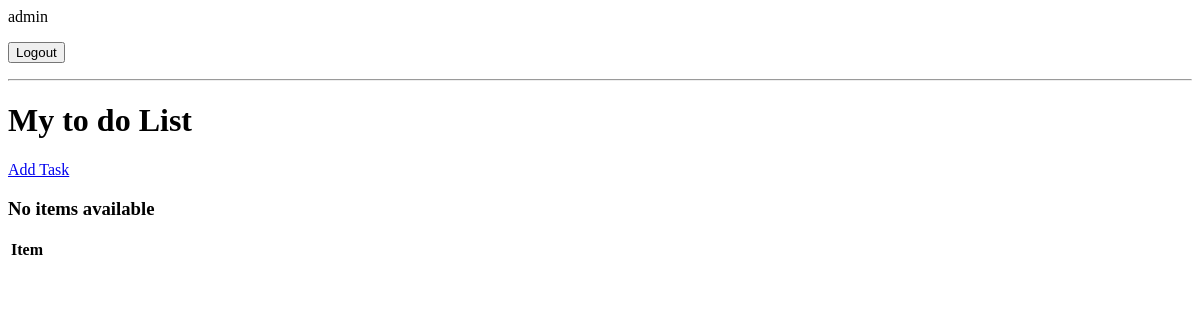
Page / (signed in) on the earlier database version.
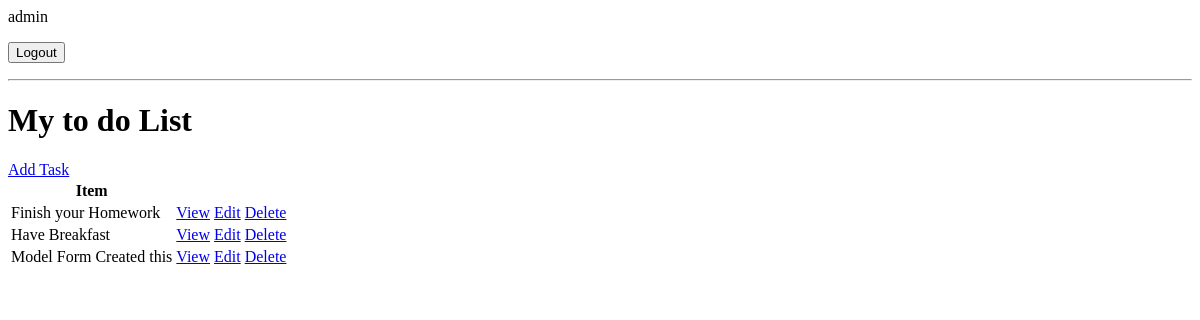
Same page on the later database version.
### base/models.py (models this page shows, shortened)
class Task(models.Model):
    user=models.ForeignKey(User, on_delete=models.CASCADE,null=True,blank=True)
    title=models.CharField(max_length=200)
    description=models.TextField(null=True,blank=True)
    complete=models.BooleanField(default=False)
    created=models.DateTimeField(auto_now_add=True)
    class Meta:
        ordering=['complete']

### base/views.py (the view)
# urls.py: path('', TaskList.as_view(), name='tasks'),
class TaskList(LoginRequiredMixin,ListView):
    model = Task
    context_object_name='tasks'

### base/templates/base/task_list.html (shortened to what this page needs)
{% if request.user.is_authenticated %}
    <p>{{ request.user }}</p>
    <form method="post" action="{% url 'logout' %}">
        <button type="submit">Logout</button>
    </form>
{% else %}
    <a href="{% url 'login' %}">Login</a>
{% endif %}
<hr>
<h1>My to do List</h1>
<a href="{% url 'task-create' %}">Add Task</a>
<table>
    <tr>
        <th>Item</th>
        <th></th>
        <th></th>
    </tr>
    {% for task in tasks %}
        <tr>
            <td>{{ task.title }}</td>
            <td><a href="{% url 'task' task.id %}">View</a></td>
            <td><a href="{% url 'task-update' task.id %}">Edit</a></td>
            <td><a href="{% url 'task-delete' task.id %}">Delete</a></td>
        </tr>
    {% empty %}
        <h3>No items available</h3>
    {% endfor %}
</table>

Differences in the rows shown:
added Task: title "Finish your Homework"
added Task: title "Have Breakfast"
added Task: title "Model Form Created this"
Other differences:
text no longer shown: "No items available"
